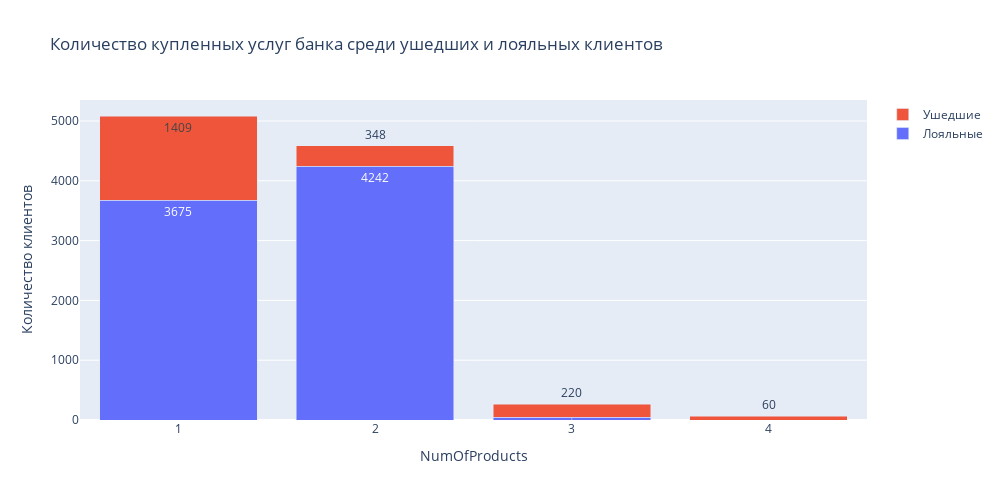

The notebook cell saved with this chart:
### Markdown cell above
# Задание 9.7
Как отток клиентов зависит от числа приобретённых у банка услуг? Для ответа на этот вопрос постройте многоуровневую столбчатую диаграмму.

### Code cell
fig = go.Figure()
fig.add_trace(go.Bar(x = churn_data[churn_data['Exited']==0]['NumOfProducts'].value_counts().index, y = churn_data[churn_data['Exited']==0]['NumOfProducts'].value_counts().values, name='Лояльные', text=churn_data[churn_data['Exited']==0]['NumOfProducts'].value_counts().values))
fig.add_trace(go.Bar(x = churn_data[churn_data['Exited']==1]['NumOfProducts'].value_counts().index, y = churn_data[churn_data['Exited']==1]['NumOfProducts'].value_counts().values, name='Ушедшие', text=churn_data[churn_data['Exited']==1]['NumOfProducts'].value_counts().values))
fig.update_layout(barmode='stack', width=1000, height=500, title_text="Количество купленных услуг банка среди ушедших и лояльных клиентов")
fig.update_xaxes(title_text="NumOfProducts", dtick=1)
fig.update_yaxes(title_text="Количество клиентов")

fig.show()

### Figure 1 — Plotly figure (JSON) as saved in the notebook; plotly's stock layout.template omitted (floating-point values rounded to 4 significant figures)
{"data": [{"name": "Лояльные", "text": [4242, 3675, 46], "type": "bar", "x": [2, 1, 3], "y": [4242, 3675, 46]}, {"name": "Ушедшие", "text": [1409, 348, 220, 60], "type": "bar", "x": [1, 2, 3, 4], "y": [1409, 348, 220, 60]}], "layout": {"barmode": "stack", "height": 500, "title": {"text": "Количество купленных услуг банка среди ушедших и лояльных клиентов"}, "width": 1000, "xaxis": {"dtick": 1, "title": {"text": "NumOfProducts"}}, "yaxis": {"title": {"text": "Количество клиентов"}}}}
